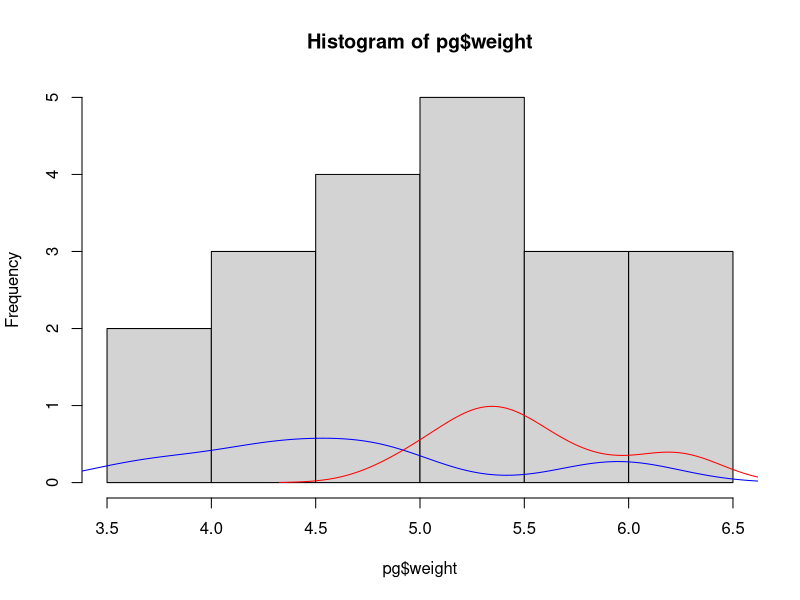
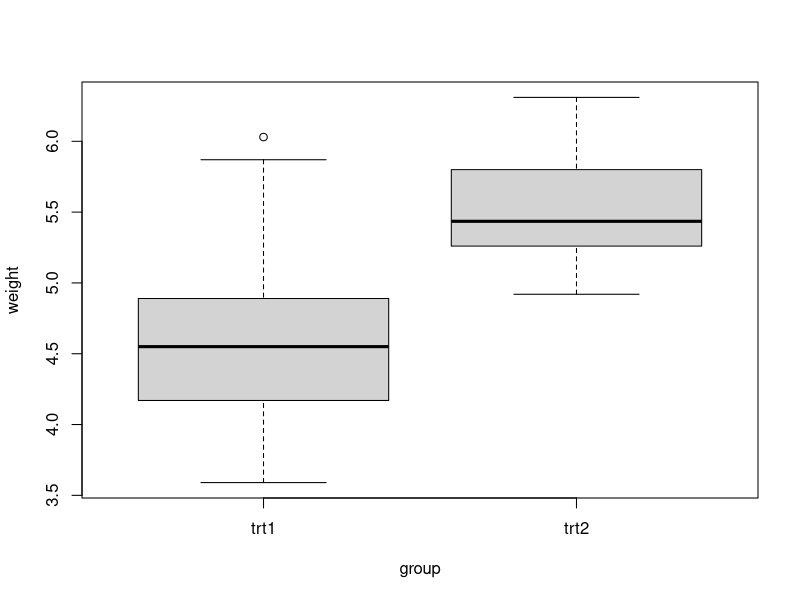

These figures' R source, in order: (Note: this script raises an error after producing the figures.)
data(PlantGrowth)
pg<-subset(PlantGrowth,group!='ctrl')
pg$group=factor(pg$group)

pg1=  pg[pg$group=='trt1',]
pg2=  pg[pg$group=='trt2',]

hist(pg$weight)
lines(density(pg1$weight), col='blue')
lines(density(pg2$weight), col='red')

boxplot(weight~group, data=pg)

# data weights from mixture of two treatments
DATA = pg$weight
UNK = pg$group

# functions to test things out if groups are known ... ie full data

L_kn<-function(P, D=pg){
	dat1 = D[D$group == "trt1","weight"]
	lik1 = sum(dnorm(dat1, P[2], sqrt(P[4]), log=T))

	dat2 = D[D$group == "trt2","weight"]
	lik2 = sum(dnorm(dat2, P[3], sqrt(P[5])), log=T)

	total_lik = lik1+lik2
	trunc_lik = max(-700, total_lik)
	return(trunc_lik)

	}

maxL<-function(P,D=pg){
	#returns new parameter estimates given old pars P, data D, and an expecation function
	f<-function(X){L_kn(X,D=pg)}
	o<-optim(P,f,  method="L-BFGS-B", lower=rep(0,5), upper=c(1,rep(Inf,4)), control=c(pgtol=-1))
	o
	}



# our model is that the weights are drawn either from one treatment or another 
# but treatment identity (col 2) is unknown
PAR = c(tau=0.5, mu1=10, mu2=2.5, sigma1=1, sigma2=1.2) 

# try out with 'full data'
maxL(PAR,DATA)	# damn, doesn't work...


#E 
# 
# calculates the conditional expectation of the log likelihood for the complete data, (E_{UNK|DATA,PAR}) log L(PAR|DATA, UNK) given observed data (D) and parameter estimates (P)
# 
E<-function(P, D){
	# calculates p(D | P)
	
	#find the conditional 
	prob_g1 = P[1]*dnorm(D, P[2], sqrt(P[4]))
	total_prob = P[1]*dnorm(D, P[2], sqrt(P[4]))+ (1-P[1])*dnorm(D, P[3], sqrt(P[5]))
	Ep = prob_g1 / total_prob
	
	total_lik 	= log(prod(Ep*dnorm(D, P[2], sqrt(P[4])) + (1-Ep)*dnorm(D, P[3], sqrt(P[5]))))

	trunc_lik = max(-700, total_lik)
	return(trunc_lik)
	}

# M 
M<-function(P,D){
	#returns new parameter estimates given old pars P, data D, and an expecation function
	f<-function(X){E(X,D)}
	o<-optim(P,f,  method="L-BFGS-B", lower=rep(0,5), upper=c(1,rep(Inf,4)), control=c(pgtol=-1))
	o
	}
M(PAR,DATA)	
